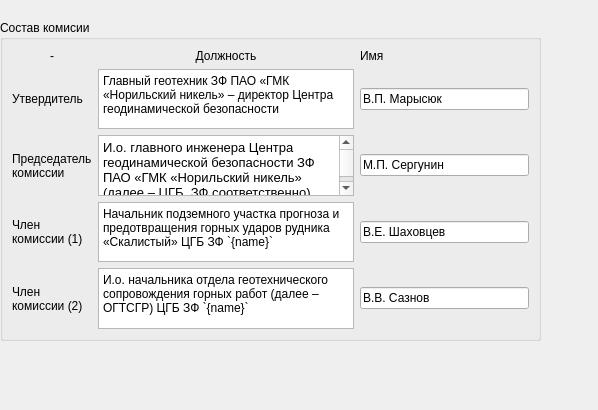
<?xml version="1.0" encoding="UTF-8"?>
<ui version="4.0">
 <class>Form</class>
 <widget class="QWidget" name="Form">
  <property name="geometry">
   <rect>
    <x>0</x>
    <y>0</y>
    <width>598</width>
    <height>410</height>
   </rect>
  </property>
  <property name="windowTitle">
   <string>Form</string>
  </property>
  <widget class="QGroupBox" name="groupBox">
   <property name="geometry">
    <rect>
     <x>0</x>
     <y>20</y>
     <width>541</width>
     <height>321</height>
    </rect>
   </property>
   <property name="autoFillBackground">
    <bool>false</bool>
   </property>
   <property name="title">
    <string>Состав комисии</string>
   </property>
   <layout class="QVBoxLayout" name="verticalLayout">
    <item>
     <layout class="QGridLayout" name="gridLayout">
      <item row="4" column="0">
       <widget class="QLabel" name="label_4">
        <property name="text">
         <string>Член
комиссии (2)</string>
        </property>
        <property name="textFormat">
         <enum>Qt::AutoText</enum>
        </property>
        <property name="scaledContents">
         <bool>false</bool>
        </property>
        <property name="wordWrap">
         <bool>false</bool>
        </property>
       </widget>
      </item>
      <item row="3" column="0">
       <widget class="QLabel" name="label_3">
        <property name="text">
         <string>Член
комиссии (1)</string>
        </property>
       </widget>
      </item>
      <item row="1" column="0">
       <widget class="QLabel" name="label">
        <property name="text">
         <string>Утвердитель</string>
        </property>
       </widget>
      </item>
      <item row="0" column="1">
       <widget class="QLabel" name="label_7">
        <property name="text">
         <string>Должность</string>
        </property>
        <property name="alignment">
         <set>Qt::AlignCenter</set>
        </property>
       </widget>
      </item>
      <item row="0" column="0">
       <widget class="QLabel" name="label_6">
        <property name="text">
         <string>-</string>
        </property>
        <property name="alignment">
         <set>Qt::AlignCenter</set>
        </property>
       </widget>
      </item>
      <item row="2" column="0">
       <widget class="QLabel" name="label_2">
        <property name="text">
         <string>Председатель
комиссии</string>
        </property>
       </widget>
      </item>
      <item row="0" column="2">
       <widget class="QLabel" name="label_8">
        <property name="text">
         <string>Имя</string>
        </property>
       </widget>
      </item>
      <item row="1" column="2">
       <widget class="QLineEdit" name="lineEdit_5">
        <property name="text">
         <string>В.П. Марысюк</string>
        </property>
       </widget>
      </item>
      <item row="1" column="1">
       <widget class="QTextEdit" name="textEdit">
        <property name="html">
         <string>&lt;!DOCTYPE HTML PUBLIC &quot;-//W3C//DTD HTML 4.0//EN&quot; &quot;http://www.w3.org/TR/REC-html40/strict.dtd&quot;&gt;
&lt;html&gt;&lt;head&gt;&lt;meta name=&quot;qrichtext&quot; content=&quot;1&quot; /&gt;&lt;meta charset=&quot;utf-8&quot; /&gt;&lt;style type=&quot;text/css&quot;&gt;
p, li { white-space: pre-wrap; }
&lt;/style&gt;&lt;/head&gt;&lt;body style=&quot; font-family:'Segoe UI'; font-size:9pt; font-weight:400; font-style:normal;&quot;&gt;
&lt;p style=&quot; margin-top:12px; margin-bottom:12px; margin-left:0px; margin-right:0px; -qt-block-indent:0; text-indent:0px;&quot;&gt;&lt;span style=&quot; font-family:'Tahoma','sans-serif'; color:#000000;&quot;&gt;Главный геотехник ЗФ ПАО «ГМК «Норильский никель» – директор Центра геодинамической безопасности&lt;/span&gt;&lt;span style=&quot; font-family:'Tahoma','sans-serif'; color:#ff0000;&quot;&gt;  &lt;/span&gt; &lt;/p&gt;&lt;/body&gt;&lt;/html&gt;</string>
        </property>
       </widget>
      </item>
      <item row="2" column="1">
       <widget class="QTextEdit" name="textEdit_4">
        <property name="html">
         <string>&lt;!DOCTYPE HTML PUBLIC &quot;-//W3C//DTD HTML 4.0//EN&quot; &quot;http://www.w3.org/TR/REC-html40/strict.dtd&quot;&gt;
&lt;html&gt;&lt;head&gt;&lt;meta name=&quot;qrichtext&quot; content=&quot;1&quot; /&gt;&lt;meta charset=&quot;utf-8&quot; /&gt;&lt;style type=&quot;text/css&quot;&gt;
p, li { white-space: pre-wrap; }
&lt;/style&gt;&lt;/head&gt;&lt;body style=&quot; font-family:'Segoe UI'; font-size:9pt; font-weight:400; font-style:normal;&quot;&gt;
&lt;p style=&quot; margin-top:0px; margin-bottom:0px; margin-left:0px; margin-right:0px; -qt-block-indent:0; text-indent:0px;&quot;&gt;&lt;span style=&quot; font-family:'Tahoma','sans-serif'; font-size:10pt; color:#000000;&quot;&gt;И.о. главного инженера Центра геодинамической безопасности ЗФ ПАО «ГМК «Норильский никель» (далее – ЦГБ, ЗФ соответственно) `{name}`&lt;/span&gt;&lt;/p&gt;&lt;/body&gt;&lt;/html&gt;</string>
        </property>
       </widget>
      </item>
      <item row="3" column="1">
       <widget class="QTextEdit" name="textEdit_3">
        <property name="html">
         <string>&lt;!DOCTYPE HTML PUBLIC &quot;-//W3C//DTD HTML 4.0//EN&quot; &quot;http://www.w3.org/TR/REC-html40/strict.dtd&quot;&gt;
&lt;html&gt;&lt;head&gt;&lt;meta name=&quot;qrichtext&quot; content=&quot;1&quot; /&gt;&lt;meta charset=&quot;utf-8&quot; /&gt;&lt;style type=&quot;text/css&quot;&gt;
p, li { white-space: pre-wrap; }
&lt;/style&gt;&lt;/head&gt;&lt;body style=&quot; font-family:'Segoe UI'; font-size:9pt; font-weight:400; font-style:normal;&quot;&gt;
&lt;p style=&quot; margin-top:12px; margin-bottom:12px; margin-left:0px; margin-right:0px; -qt-block-indent:0; text-indent:0px;&quot;&gt;&lt;span style=&quot; font-family:'Tahoma','sans-serif'; color:#000000;&quot;&gt;Начальник подземного участка прогноза и предотвращения горных ударов рудника «Скалистый» ЦГБ ЗФ `{name}` &lt;/span&gt;&lt;/p&gt;&lt;/body&gt;&lt;/html&gt;</string>
        </property>
       </widget>
      </item>
      <item row="4" column="1">
       <widget class="QTextEdit" name="textEdit_2">
        <property name="html">
         <string>&lt;!DOCTYPE HTML PUBLIC &quot;-//W3C//DTD HTML 4.0//EN&quot; &quot;http://www.w3.org/TR/REC-html40/strict.dtd&quot;&gt;
&lt;html&gt;&lt;head&gt;&lt;meta name=&quot;qrichtext&quot; content=&quot;1&quot; /&gt;&lt;meta charset=&quot;utf-8&quot; /&gt;&lt;style type=&quot;text/css&quot;&gt;
p, li { white-space: pre-wrap; }
&lt;/style&gt;&lt;/head&gt;&lt;body style=&quot; font-family:'Segoe UI'; font-size:9pt; font-weight:400; font-style:normal;&quot;&gt;
&lt;p style=&quot; margin-top:0px; margin-bottom:0px; margin-left:0px; margin-right:0px; -qt-block-indent:0; text-indent:0px;&quot;&gt;&lt;span style=&quot; font-family:'Tahoma','sans-serif'; color:#000000;&quot;&gt;И.о. начальника отдела геотехнического сопровождения горных работ (далее – ОГТСГР) ЦГБ ЗФ `{name}`&lt;/span&gt;&lt;/p&gt;&lt;/body&gt;&lt;/html&gt;</string>
        </property>
       </widget>
      </item>
      <item row="2" column="2">
       <widget class="QLineEdit" name="lineEdit_6">
        <property name="text">
         <string>М.П. Сергунин</string>
        </property>
       </widget>
      </item>
      <item row="3" column="2">
       <widget class="QLineEdit" name="lineEdit_7">
        <property name="text">
         <string>В.Е. Шаховцев</string>
        </property>
       </widget>
      </item>
      <item row="4" column="2">
       <widget class="QLineEdit" name="lineEdit_8">
        <property name="text">
         <string>В.В. Сазнов</string>
        </property>
       </widget>
      </item>
     </layout>
    </item>
   </layout>
  </widget>
 </widget>
 <resources/>
 <connections/>
</ui>
